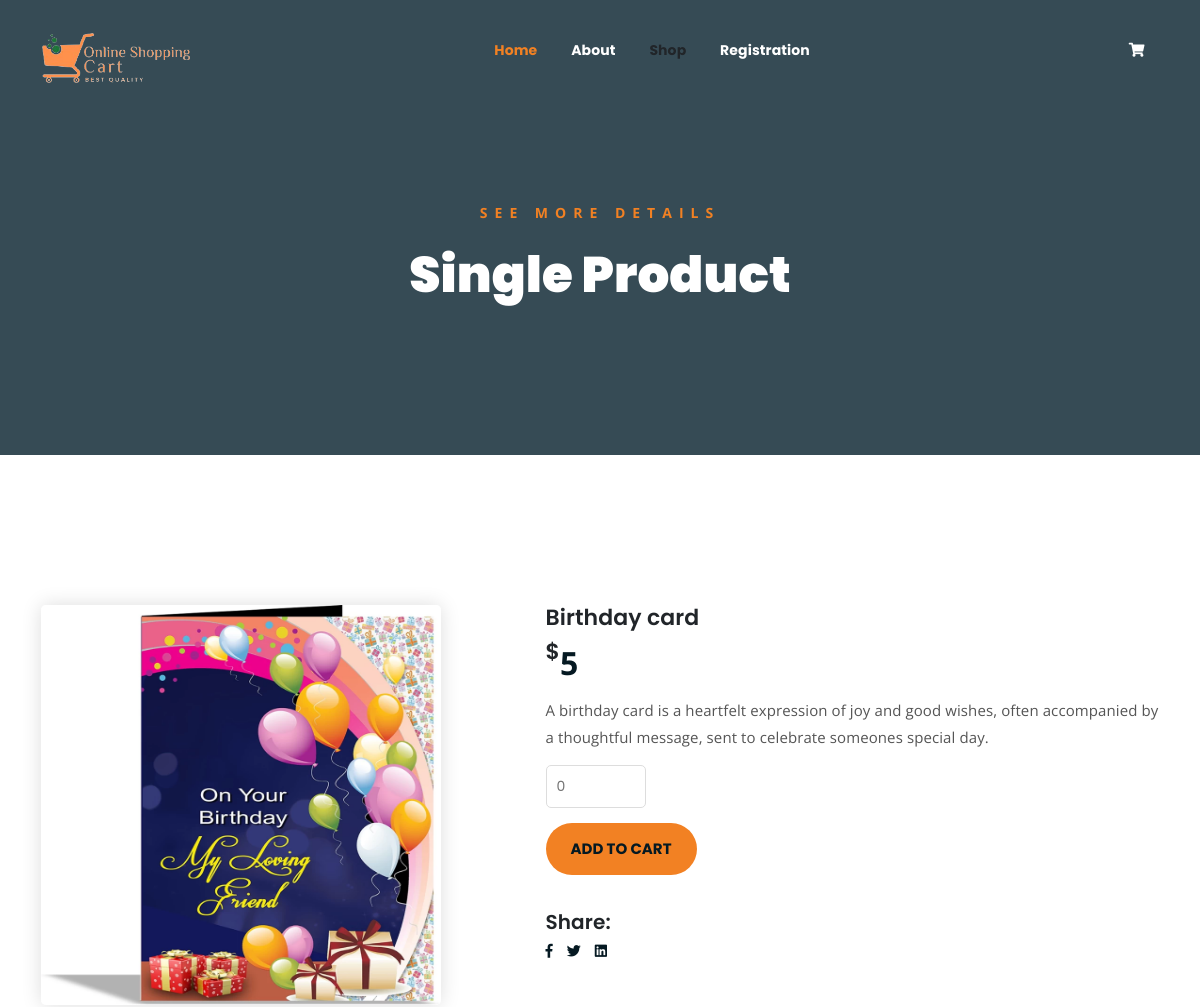
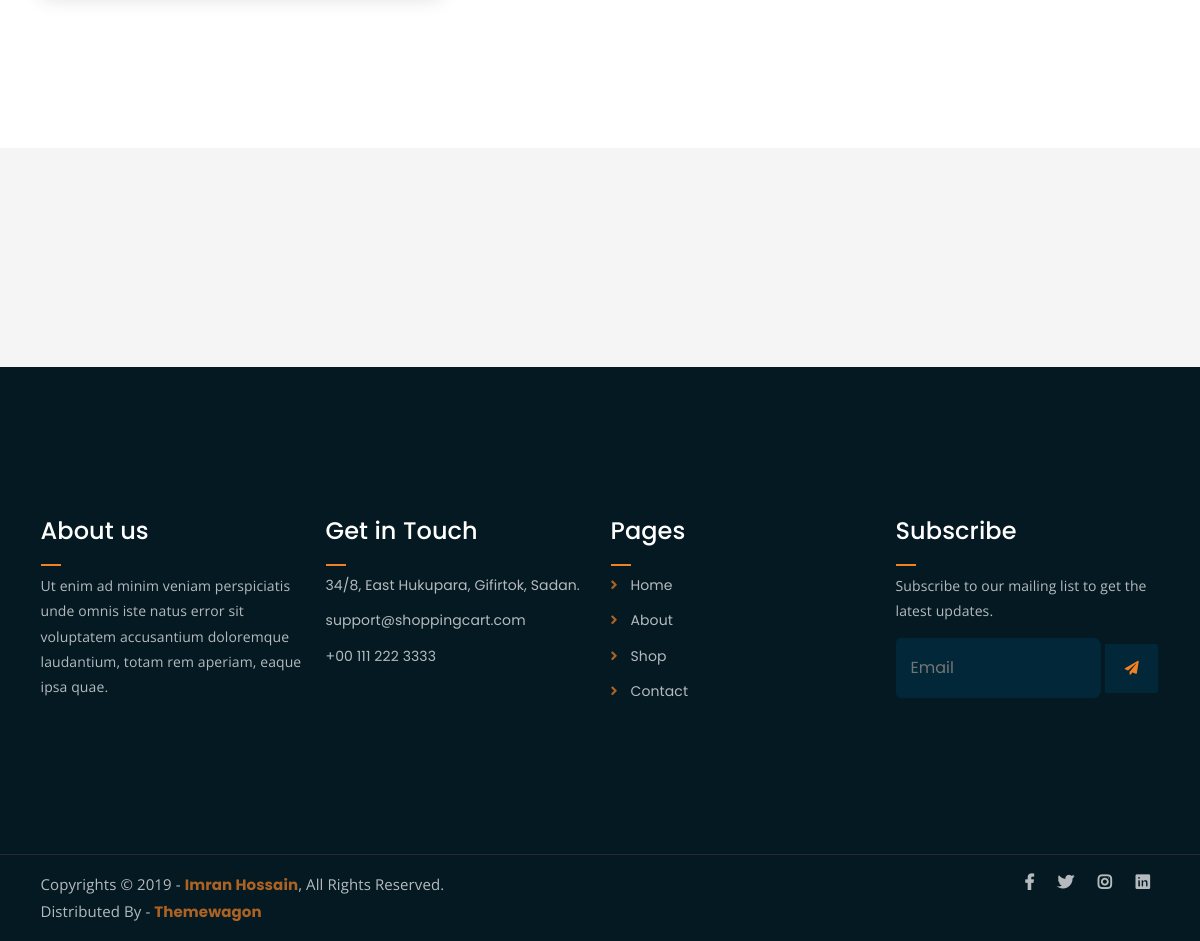
The app's page /single-product.php?pid=32 with its own data (2 pictures, top to bottom).
### tables this page shows
CREATE TABLE `products` (
  `pid` int(10) NOT NULL,
  `pname` varchar(255) NOT NULL,
  `pdes` varchar(255) NOT NULL,
  `pprice` varchar(255) NOT NULL,
  `pimage` varchar(255) NOT NULL,
  `pnumber` varchar(255) NOT NULL,
  `pcategory` int(255) NOT NULL
);

### single-product.php (the view, shortened to what this page needs)
<?php
include("include/header.php");
include("include/navbar.php");
include("config.php");
if(isset($_GET["pid"])){
    $id = $_GET["pid"];
     $pid=$id;
	$insert = "SELECT * from `products` where `pid` = '$pid'";
	$result = mysqli_query($connection , $insert);
	if ($result) {
		if (mysqli_num_rows($result) > 0) {
?>
	<div class="breadcrumb-section breadcrumb-bg">
		<div class="container">
			<div class="row">
				<div class="col-lg-8 offset-lg-2 text-center">
					<div class="breadcrumb-text">
						<p>See more Details</p>
						<h1>Single Product</h1>
					</div>
				</div>
			</div>
		</div>
	</div>
	<div class="single-product mt-150 mb-150">
		<div class="container">
		<?php
	while ($row = mysqli_fetch_assoc($result)) {
			?>
			<div class="row">
				<div class="col-md-5">
					<div class="single-product-img">
						<img id="pimage" style="height:400px; width: 400px;" src="admin/upload/<?php echo $row['pimage'] ?>" alt="">
					</div>
				</div>
				<div class="col-md-7">
					<div class="single-product-content">
						<h3 id="pname"><?php  echo $row['pname'] ?></h3>
						<div  class="single-product-pricing">
							<div style=" display: flex;">
							<h3>$</h3>
							<p id="pprice" class="single-product-pricing"><?php echo $row['pprice'] ?></p>
							</div>
						</div>
						<p id="pdes"><?php echo $row['pdes'] ?></p>
						<input id="pquantity" type="number" placeholder="0" required>
						<div class="single-product-form">
						<input type="submit" id="addcart" class="cart-btn" value="Add to Cart">
						</div>
						<h4>Share:</h4>
						<ul class="product-share">
							<li><a href="https://web.facebook.com/"><i class="fab fa-facebook-f"></i></a></li>
							<li><a href="https://twitter.com/"><i class="fab fa-twitter"></i></a></li>
							<li><a href="https://pk.linkedin.com/"><i class="fab fa-linkedin"></i></a></li>
						</ul>
					</div>
				</div>
			</div>
			<?php
		}
	}
}
}
			?>
		</div>
	</div>
	<div class="logo-carousel-section">
		<div class="container">
			<div class="row">
				<div class="col-lg-12">
					<div class="logo-carousel-inner">
						<div class="single-logo-item">
							<img src="assets/img/company-logos/1.png" alt="">
						</div>
						<div class="single-logo-item">
							<img src="assets/img/company-logos/2.png" alt="">
						</div>
						<div class="single-logo-item">
							<img src="assets/img/company-logos/3.png" alt="">
						</div>
						<div class="single-logo-item">
							<img src="assets/img/company-logos/4.png" alt="">
						</div>
					</div>
				</div>
			</div>
		</div>
	</div>
	<?php
include("include/footer.php");
?>

### assets/css/main.css (style rules this page uses)
html { font-size: 14px; font-weight: 400; line-height: 28px; height: 100%; }
body { font-family: "Open Sans", sans-serif; font-weight: 400; font-size: 1rem; letter-spacing: 0.1px; line-height: 1.8; color: #051922; overflow-x: hidden; }
body img { max-width: 100%; }
a { cursor: pointer; text-decoration: none; -webkit-transition: all 0.2s ease-in-out; -o-transition: all 0.2s ease-in-out; transition: all 0.2s ease-in-out; }
h1, .h1, h2, .h2, h3, .h3, h4, .h4, h5, .h5, h6, .h6 { font-family: "Poppins", sans-serif; font-weight: 700; margin: 0 0 1.25rem 0; color: #051922; }
h1:last-child, .h1:last-child, h2:last-child, .h2:last-child, h3:last-child, .h3:last-child, h4:last-child, .h4:last-child, h5:last-child, .h5:last-child, h6:last-child, .h6:last-child { margin: 0; }
h1, .h1 { font-size: 4rem; font-weight: 700; line-height: 4rem; }
h3, .h3 { font-size: 2rem; font-weight: 700; line-height: 2.25rem; }
h4, .h4 { font-size: 1.5rem; font-weight: 700; line-height: 1.75rem; }
p { font-family: "Open Sans", sans-serif; font-weight: 400; font-size: 1rem; letter-spacing: 0.1px; line-height: 1.8; color: #051922; margin: 0 0 1.25rem 0; }
p:last-child { margin: 0; }
.mt-150 { margin-top: 150px; }
.mb-150 { margin-bottom: 150px; }
.breadcrumb-bg { background-image: url(../img/breadcrumb-bg.jpg); }
.breadcrumb-text p { color: #F28123; font-weight: 700; text-transform: uppercase; letter-spacing: 7px; }
.breadcrumb-text h1 { font-size: 50px; font-weight: 900; color: #fff; margin: 0; margin-top: 20px; }
.breadcrumb-section { padding: 150px 0; background-size: cover; background-position: center center; position: relative; z-index: 1; background-attachment: fixed; padding-top: 200px; }
.breadcrumb-section:after { position: absolute; left: 0; top: 0; width: 100%; height: 100%; content: ""; background-color: #07212e; z-index: -1; opacity: 0.8; }
.single-logo-item img { max-width: 180px; margin: 0 auto; }
.logo-carousel-section { background-color: #f5f5f5; padding: 50px 0; }
.single-logo-item { -webkit-transition: 0.3s; -o-transition: 0.3s; transition: 0.3s; }
input[type="submit"] { -webkit-transition: 0.3s; -o-transition: 0.3s; transition: 0.3s; border-radius: 50px !important; }
ul.product-share li a { -webkit-transition: 0.3s; -o-transition: 0.3s; transition: 0.3s; }
html, body { height: 100%; }
input[type="submit"] { background-color: #F28123; color: #051922; font-weight: 700; text-transform: uppercase; font-size: 15px; border: none !important; cursor: pointer; padding: 15px 25px; border-radius: 3px; }
.single-product-img img { border-radius: 5px; -webkit-box-shadow: 0 0 20px #ddd; box-shadow: 0 0 20px #ddd; }
.single-product-content h3 { font-size: 22px; font-weight: 600; }
.single-product-content p { font-size: 15px; color: #555; line-height: 1.8; }
.single-product-content p.single-product-pricing { font-size: 32px; font-weight: 700; margin-bottom: 10px; color: #051922; line-height: inherit; }
input[type="number"] { border: 1px solid #ddd; border-radius: 5px; padding: 10px; width: 100px; margin-bottom: 15px; }
.single-product-content h4 { font-size: 20px; font-weight: 600; margin-top: 35px; }
ul.product-share { margin: 0; padding: 0; list-style: none; }
ul.product-share li { display: inline-block; }
ul.product-share li a { display: block; color: #051922; margin-right: 10px; }
.single-product-content { margin-left: 30px; }

### assets/css/sign.css (style rules this page uses)
* { margin: 0; padding: 0; box-sizing: border-box; font-family: "Poppins", sans-serif; }
body { min-height: 100vh; align-items: center; justify-content: center; }
a { text-decoration: none !important; }

### records on screen
products: pimage (picture), pname "Birthday card", pprice "5", pdes "A birthday card is a heartfelt expression of joy and good wishes, often accompanied by a thoughtful message, sent to celebrate someones special day."
